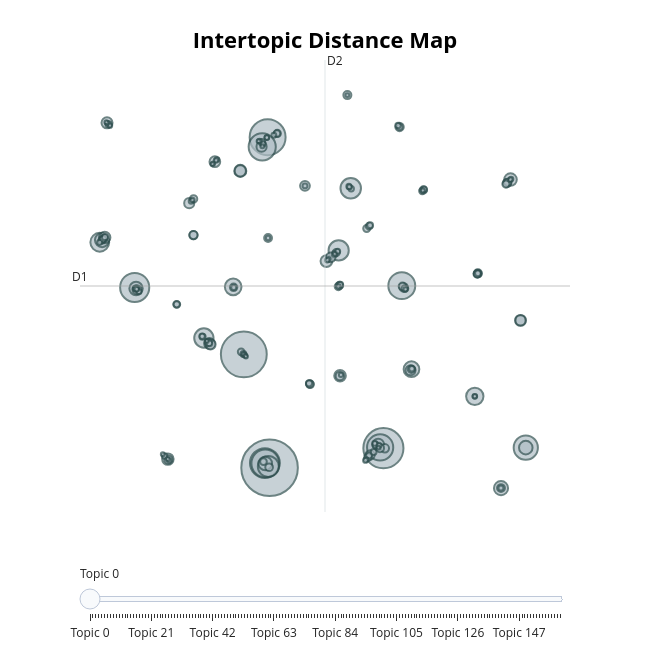

The notebook cell saved with this chart:
### Code cell
topic_model.visualize_topics()

### Figure 1 — Plotly figure (JSON) as saved in the notebook; plotly's stock layout.template omitted (floating-point values rounded to 4 significant figures; data arrays with more than 128 entries replaced by an {"elided": "..."} marker saying what was removed)
{"data": [{"customdata": {"elided": "162x3 mixed values"}, "hovertemplate": "<b>Topic %{customdata[0]}</b><br>%{customdata[1]}<br>Size: %{customdata[2]}", "legendgroup": "", "marker": {"color": "#B0BEC5", "line": {"color": "DarkSlateGrey", "width": 2}, "size": {"elided": "162 int values"}, "sizemode": "area", "sizeref": 1.427, "symbol": "circle"}, "mode": "markers", "name": "", "orientation": "v", "showlegend": false, "type": "scatter", "x": {"elided": "162 float values"}, "xaxis": "x", "y": {"elided": "162 float values"}, "yaxis": "y"}], "layout": {"annotations": [{"showarrow": false, "text": "D1", "x": -10.12, "y": 2.996, "yshift": 10}, {"showarrow": false, "text": "D2", "x": 6.297, "xshift": 10, "y": 18.71}], "height": 650, "hoverlabel": {"bgcolor": "white", "font": {"family": "Rockwell", "size": 16}}, "legend": {"itemsizing": "constant", "tracegroupgap": 0}, "margin": {"t": 60}, "shapes": [{"line": {"color": "#CFD8DC", "width": 2}, "type": "line", "x0": 6.297, "x1": 6.297, "y0": -12.72, "y1": 18.71}, {"line": {"color": "#9E9E9E", "width": 2}, "type": "line", "x0": -10.12, "x1": 22.72, "y0": 2.996, "y1": 2.996}], "sliders": [{"active": 0, "pad": {"t": 50}, "steps": [{"args": [{"marker.color": {"elided": "1x162 str values"}}], "label": "Topic 0", "method": "update"}, {"args": [{"marker.color": {"elided": "1x162 str values"}}], "label": "Topic 1", "method": "update"}, {"args": [{"marker.color": {"elided": "1x162 str values"}}], "label": "Topic 2", "method": "update"}, {"args": [{"marker.color": {"elided": "1x162 str values"}}], "label": "Topic 3", "method": "update"}, {"args": [{"marker.color": {"elided": "1x162 str values"}}], "label": "Topic 4", "method": "update"}, {"args": [{"marker.color": {"elided": "1x162 str values"}}], "label": "Topic 5", "method": "update"}, {"args": [{"marker.color": {"elided": "1x162 str values"}}], "label": "Topic 6", "method": "update"}, {"args": [{"marker.color": {"elided": "1x162 str values"}}], "label": "Topic 7", "method": "update"}, {"args": [{"marker.color": {"elided": "1x162 str values"}}], "label": "Topic 8", "method": "update"}, {"args": [{"marker.color": {"elided": "1x162 str values"}}], "label": "Topic 9", "method": "update"}, {"args": [{"marker.color": {"elided": "1x162 str values"}}], "label": "Topic 10", "method": "update"}, {"args": [{"marker.color": {"elided": "1x162 str values"}}], "label": "Topic 11", "method": "update"}, {"args": [{"marker.color": {"elided": "1x162 str values"}}], "label": "Topic 12", "method": "update"}, {"args": [{"marker.color": {"elided": "1x162 str values"}}], "label": "Topic 13", "method": "update"}, {"args": [{"marker.color": {"elided": "1x162 str values"}}], "label": "Topic 14", "method": "update"}, {"args": [{"marker.color": {"elided": "1x162 str values"}}], "label": "Topic 15", "method": "update"}, {"args": [{"marker.color": {"elided": "1x162 str values"}}], "label": "Topic 16", "method": "update"}, {"args": [{"marker.color": {"elided": "1x162 str values"}}], "label": "Topic 17", "method": "update"}, {"args": [{"marker.color": {"elided": "1x162 str values"}}], "label": "Topic 18", "method": "update"}, {"args": [{"marker.color": {"elided": "1x162 str values"}}], "label": "Topic 19", "method": "update"}, {"args": [{"marker.color": {"elided": "1x162 str values"}}], "label": "Topic 20", "method": "update"}, {"args": [{"marker.color": {"elided": "1x162 str values"}}], "label": "Topic 21", "method": "update"}, {"args": [{"marker.color": {"elided": "1x162 str values"}}], "label": "Topic 22", "method": "update"}, {"args": [{"marker.color": {"elided": "1x162 str values"}}], "label": "Topic 23", "method": "update"}, {"args": [{"marker.color": {"elided": "1x162 str values"}}], "label": "Topic 24", "method": "update"}, {"args": [{"marker.color": {"elided": "1x162 str values"}}], "label": "Topic 25", "method": "update"}, {"args": [{"marker.color": {"elided": "1x162 str values"}}], "label": "Topic 26", "method": "update"}, {"args": [{"marker.color": {"elided": "1x162 str values"}}], "label": "Topic 27", "method": "update"}, {"args": [{"marker.color": {"elided": "1x162 str values"}}], "label": "Topic 28", "method": "update"}, {"args": [{"marker.color": {"elided": "1x162 str values"}}], "label": "Topic 29", "method": "update"}, {"args": [{"marker.color": {"elided": "1x162 str values"}}], "label": "Topic 30", "method": "update"}, {"args": [{"marker.color": {"elided": "1x162 str values"}}], "label": "Topic 31", "method": "update"}, {"args": [{"marker.color": {"elided": "1x162 str values"}}], "label": "Topic 32", "method": "update"}, {"args": [{"marker.color": {"elided": "1x162 str values"}}], "label": "Topic 33", "method": "update"}, {"args": [{"marker.color": {"elided": "1x162 str values"}}], "label": "Topic 34", "method": "update"}, {"args": [{"marker.color": {"elided": "1x162 str values"}}], "label": "Topic 35", "method": "update"}, {"args": [{"marker.color": {"elided": "1x162 str values"}}], "label": "Topic 36", "method": "update"}, {"args": [{"marker.color": {"elided": "1x162 str values"}}], "label": "Topic 37", "method": "update"}, {"args": [{"marker.color": {"elided": "1x162 str values"}}], "label": "Topic 38", "method": "update"}, {"args": [{"marker.color": {"elided": "1x162 str values"}}], "label": "Topic 39", "method": "update"}, {"args": [{"marker.color": {"elided": "1x162 str values"}}], "label": "Topic 40", "method": "update"}, {"args": [{"marker.color": {"elided": "1x162 str values"}}], "label": "Topic 41", "method": "update"}, {"args": [{"marker.color": {"elided": "1x162 str values"}}], "label": "Topic 42", "method": "update"}, {"args": [{"marker.color": {"elided": "1x162 str values"}}], "label": "Topic 43", "method": "update"}, {"args": [{"marker.color": {"elided": "1x162 str values"}}], "label": "Topic 44", "method": "update"}, {"args": [{"marker.color": {"elided": "1x162 str values"}}], "label": "Topic 45", "method": "update"}, {"args": [{"marker.color": {"elided": "1x162 str values"}}], "label": "Topic 46", "method": "update"}, {"args": [{"marker.color": {"elided": "1x162 str values"}}], "label": "Topic 47", "method": "update"}, {"args": [{"marker.color": {"elided": "1x162 str values"}}], "label": "Topic 48", "method": "update"}, {"args": [{"marker.color": {"elided": "1x162 str values"}}], "label": "Topic 49", "method": "update"}, {"args": [{"marker.color": {"elided": "1x162 str values"}}], "label": "Topic 50", "method": "update"}, {"args": [{"marker.color": {"elided": "1x162 str values"}}], "label": "Topic 51", "method": "update"}, {"args": [{"marker.color": {"elided": "1x162 str values"}}], "label": "Topic 52", "method": "update"}, {"args": [{"marker.color": {"elided": "1x162 str values"}}], "label": "Topic 53", "method": "update"}, {"args": [{"marker.color": {"elided": "1x162 str values"}}], "label": "Topic 54", "method": "update"}, {"args": [{"marker.color": {"elided": "1x162 str values"}}], "label": "Topic 55", "method": "update"}, {"args": [{"marker.color": {"elided": "1x162 str values"}}], "label": "Topic 56", "method": "update"}, {"args": [{"marker.color": {"elided": "1x162 str values"}}], "label": "Topic 57", "method": "update"}, {"args": [{"marker.color": {"elided": "1x162 str values"}}], "label": "Topic 58", "method": "update"}, {"args": [{"marker.color": {"elided": "1x162 str values"}}], "label": "Topic 59", "method": "update"}, {"args": [{"marker.color": {"elided": "1x162 str values"}}], "label": "Topic 60", "method": "update"}, {"args": [{"marker.color": {"elided": "1x162 str values"}}], "label": "Topic 61", "method": "update"}, {"args": [{"marker.color": {"elided": "1x162 str values"}}], "label": "Topic 62", "method": "update"}, {"args": [{"marker.color": {"elided": "1x162 str values"}}], "label": "Topic 63", "method": "update"}, {"args": [{"marker.color": {"elided": "1x162 str values"}}], "label": "Topic 64", "method": "update"}, {"args": [{"marker.color": {"elided": "1x162 str values"}}], "label": "Topic 65", "method": "update"}, {"args": [{"marker.color": {"elided": "1x162 str values"}}], "label": "Topic 66", "method": "update"}, {"args": [{"marker.color": {"elided": "1x162 str values"}}], "label": "Topic 67", "method": "update"}, {"args": [{"marker.color": {"elided": "1x162 str values"}}], "label": "Topic 68", "method": "update"}, {"args": [{"marker.color": {"elided": "1x162 str values"}}], "label": "Topic 69", "method": "update"}, {"args": [{"marker.color": {"elided": "1x162 str values"}}], "label": "Topic 70", "method": "update"}, {"args": [{"marker.color": {"elided": "1x162 str values"}}], "label": "Topic 71", "method": "update"}, {"args": [{"marker.color": {"elided": "1x162 str values"}}], "label": "Topic 72", "method": "update"}, {"args": [{"marker.color": {"elided": "1x162 str values"}}], "label": "Topic 73", "method": "update"}, {"args": [{"marker.color": {"elided": "1x162 str values"}}], "label": "Topic 74", "method": "update"}, {"args": [{"marker.color": {"elided": "1x162 str values"}}], "label": "Topic 75", "method": "update"}, {"args": [{"marker.color": {"elided": "1x162 str values"}}], "label": "Topic 76", "method": "update"}, {"args": [{"marker.color": {"elided": "1x162 str values"}}], "label": "Topic 77", "method": "update"}, {"args": [{"marker.color": {"elided": "1x162 str values"}}], "label": "Topic 78", "method": "update"}, {"args": [{"marker.color": {"elided": "1x162 str values"}}], "label": "Topic 79", "method": "update"}, {"args": [{"marker.color": {"elided": "1x162 str values"}}], "label": "Topic 80", "method": "update"}, {"args": [{"marker.color": {"elided": "1x162 str values"}}], "label": "Topic 81", "method": "update"}, {"args": [{"marker.color": {"elided": "1x162 str values"}}], "label": "Topic 82", "method": "update"}, {"args": [{"marker.color": {"elided": "1x162 str values"}}], "label": "Topic 83", "method": "update"}, {"args": [{"marker.color": {"elided": "1x162 str values"}}], "label": "Topic 84", "method": "update"}, {"args": [{"marker.color": {"elided": "1x162 str values"}}], "label": "Topic 85", "method": "update"}, {"args": [{"marker.color": {"elided": "1x162 str values"}}], "label": "Topic 86", "method": "update"}, {"args": [{"marker.color": {"elided": "1x162 str values"}}], "label": "Topic 87", "method": "update"}, {"args": [{"marker.color": {"elided": "1x162 str values"}}], "label": "Topic 88", "method": "update"}, {"args": [{"marker.color": {"elided": "1x162 str values"}}], "label": "Topic 89", "method": "update"}, {"args": [{"marker.color": {"elided": "1x162 str values"}}], "label": "Topic 90", "method": "update"}, {"args": [{"marker.color": {"elided": "1x162 str values"}}], "label": "Topic 91", "method": "update"}, {"args": [{"marker.color": {"elided": "1x162 str values"}}], "label": "Topic 92", "method": "update"}, {"args": [{"marker.color": {"elided": "1x162 str values"}}], "label": "Topic 93", "method": "update"}, {"args": [{"marker.color": {"elided": "1x162 str values"}}], "label": "Topic 94", "method": "update"}, {"args": [{"marker.color": {"elided": "1x162 str values"}}], "label": "Topic 95", "method": "update"}, {"args": [{"marker.color": {"elided": "1x162 str values"}}], "label": "Topic 96", "method": "update"}, {"args": [{"marker.color": {"elided": "1x162 str values"}}], "label": "Topic 97", "method": "update"}, {"args": [{"marker.color": {"elided": "1x162 str values"}}], "label": "Topic 98", "method": "update"}, {"args": [{"marker.color": {"elided": "1x162 str values"}}], "label": "Topic 99", "method": "update"}, {"args": [{"marker.color": {"elided": "1x162 str values"}}], "label": "Topic 100", "method": "update"}, {"args": [{"marker.color": {"elided": "1x162 str values"}}], "label": "Topic 101", "method": "update"}, {"args": [{"marker.color": {"elided": "1x162 str values"}}], "label": "Topic 102", "method": "update"}, {"args": [{"marker.color": {"elided": "1x162 str values"}}], "label": "Topic 103", "method": "update"}, {"args": [{"marker.color": {"elided": "1x162 str values"}}], "label": "Topic 104", "method": "update"}, {"args": [{"marker.color": {"elided": "1x162 str values"}}], "label": "Topic 105", "method": "update"}, {"args": [{"marker.color": {"elided": "1x162 str values"}}], "label": "Topic 106", "method": "update"}, {"args": [{"marker.color": {"elided": "1x162 str values"}}], "label": "Topic 107", "method": "update"}, {"args": [{"marker.color": {"elided": "1x162 str values"}}], "label": "Topic 108", "method": "update"}, {"args": [{"marker.color": {"elided": "1x162 str values"}}], "label": "Topic 109", "method": "update"}, {"args": [{"marker.color": {"elided": "1x162 str values"}}], "label": "Topic 110", "method": "update"}, {"args": [{"marker.color": {"elided": "1x162 str values"}}], "label": "Topic 111", "method": "update"}, {"args": [{"marker.color": {"elided": "1x162 str values"}}], "label": "Topic 112", "method": "update"}, {"args": [{"marker.color": {"elided": "1x162 str values"}}], "label": "Topic 113", "method": "update"}, {"args": [{"marker.color": {"elided": "1x162 str values"}}], "label": "Topic 114", "method": "update"}, {"args": [{"marker.color": {"elided": "1x162 str values"}}], "label": "Topic 115", "method": "update"}, {"args": [{"marker.color": {"elided": "1x162 str values"}}], "label": "Topic 116", "method": "update"}, {"args": [{"marker.color": {"elided": "1x162 str values"}}], "label": "Topic 117", "method": "update"}, {"args": [{"marker.color": {"elided": "1x162 str values"}}], "label": "Topic 118", "method": "update"}, {"args": [{"marker.color": {"elided": "1x162 str values"}}], "label": "Topic 119", "method": "update"}, {"args": [{"marker.color": {"elided": "1x162 str values"}}], "label": "Topic 120", "method": "update"}, {"args": [{"marker.color": {"elided": "1x162 str values"}}], "label": "Topic 121", "method": "update"}, {"args": [{"marker.color": {"elided": "1x162 str values"}}], "label": "Topic 122", "method": "update"}, {"args": [{"marker.color": {"elided": "1x162 str values"}}], "label": "Topic 123", "method": "update"}, {"args": [{"marker.color": {"elided": "1x162 str values"}}], "label": "Topic 124", "method": "update"}, {"args": [{"marker.color": {"elided": "1x162 str values"}}], "label": "Topic 125", "method": "update"}, {"args": [{"marker.color": {"elided": "1x162 str values"}}], "label": "Topic 126", "method": "update"}, {"args": [{"marker.color": {"elided": "1x162 str values"}}], "label": "Topic 127", "method": "update"}, {"args": [{"marker.color": {"elided": "1x162 str values"}}], "label": "Topic 128", "method": "update"}, {"args": [{"marker.color": {"elided": "1x162 str values"}}], "label": "Topic 129", "method": "update"}, {"args": [{"marker.color": {"elided": "1x162 str values"}}], "label": "Topic 130", "method": "update"}, {"args": [{"marker.color": {"elided": "1x162 str values"}}], "label": "Topic 131", "method": "update"}, {"args": [{"marker.color": {"elided": "1x162 str values"}}], "label": "Topic 132", "method": "update"}, {"args": [{"marker.color": {"elided": "1x162 str values"}}], "label": "Topic 133", "method": "update"}, {"args": [{"marker.color": {"elided": "1x162 str values"}}], "label": "Topic 134", "method": "update"}, {"args": [{"marker.color": {"elided": "1x162 str values"}}], "label": "Topic 135", "method": "update"}, {"args": [{"marker.color": {"elided": "1x162 str values"}}], "label": "Topic 136", "method": "update"}, {"args": [{"marker.color": {"elided": "1x162 str values"}}], "label": "Topic 137", "method": "update"}, {"args": [{"marker.color": {"elided": "1x162 str values"}}], "label": "Topic 138", "method": "update"}, {"args": [{"marker.color": {"elided": "1x162 str values"}}], "label": "Topic 139", "method": "update"}, {"args": [{"marker.color": {"elided": "1x162 str values"}}], "label": "Topic 140", "method": "update"}, {"args": [{"marker.color": {"elided": "1x162 str values"}}], "label": "Topic 141", "method": "update"}, {"args": [{"marker.color": {"elided": "1x162 str values"}}], "label": "Topic 142", "method": "update"}, {"args": [{"marker.color": {"elided": "1x162 str values"}}], "label": "Topic 143", "method": "update"}, {"args": [{"marker.color": {"elided": "1x162 str values"}}], "label": "Topic 144", "method": "update"}, {"args": [{"marker.color": {"elided": "1x162 str values"}}], "label": "Topic 145", "method": "update"}, {"args": [{"marker.color": {"elided": "1x162 str values"}}], "label": "Topic 146", "method": "update"}, {"args": [{"marker.color": {"elided": "1x162 str values"}}], "label": "Topic 147", "method": "update"}, {"args": [{"marker.color": {"elided": "1x162 str values"}}], "label": "Topic 148", "method": "update"}, {"args": [{"marker.color": {"elided": "1x162 str values"}}], "label": "Topic 149", "method": "update"}, {"args": [{"marker.color": {"elided": "1x162 str values"}}], "label": "Topic 150", "method": "update"}, {"args": [{"marker.color": {"elided": "1x162 str values"}}], "label": "Topic 151", "method": "update"}, {"args": [{"marker.color": {"elided": "1x162 str values"}}], "label": "Topic 152", "method": "update"}, {"args": [{"marker.color": {"elided": "1x162 str values"}}], "label": "Topic 153", "method": "update"}, {"args": [{"marker.color": {"elided": "1x162 str values"}}], "label": "Topic 154", "method": "update"}, {"args": [{"marker.color": {"elided": "1x162 str values"}}], "label": "Topic 155", "method": "update"}, {"args": [{"marker.color": {"elided": "1x162 str values"}}], "label": "Topic 156", "method": "update"}, {"args": [{"marker.color": {"elided": "1x162 str values"}}], "label": "Topic 157", "method": "update"}, {"args": [{"marker.color": {"elided": "1x162 str values"}}], "label": "Topic 158", "method": "update"}, {"args": [{"marker.color": {"elided": "1x162 str values"}}], "label": "Topic 159", "method": "update"}, {"args": [{"marker.color": {"elided": "1x162 str values"}}], "label": "Topic 160", "method": "update"}, {"args": [{"marker.color": {"elided": "1x162 str values"}}], "label": "Topic 161", "method": "update"}]}], "title": {"font": {"color": "Black", "size": 22}, "text": "<b>Intertopic Distance Map</b>", "x": 0.5, "xanchor": "center", "y": 0.95, "yanchor": "top"}, "width": 650, "xaxis": {"anchor": "y", "domain": [0, 1], "range": [-10.12, 22.72], "title": {"text": ""}, "visible": false}, "yaxis": {"anchor": "x", "domain": [0, 1], "range": [-12.72, 18.71], "title": {"text": ""}, "visible": false}}}
